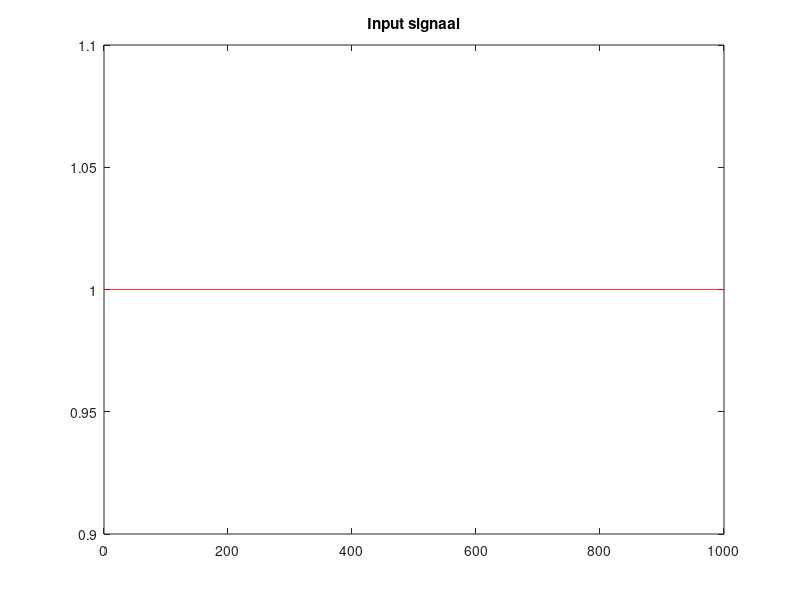

Here is the MATLAB script that generated this plot: (Note: this script raises an error after producing the figure.)
clear variables
close all

%%%%%%%%%%%%%%%%%%%%%%%%%%%%%%%%%%%%%%%%%%%%%%%%%%%
% Initialisatie van het probleem. (bepaal input u).
%%%%%%%%%%%%%%%%%%%%%%%%%%%%%%%%%%%%%%%%%%%%%%%%%%%
F = 20;         % Frequentie
Fs = 1000;      % Sample frequentie
T = 1/Fs;       % Sample periode
L = 1000;       % Lengte van signaal
t = (0:L-1)*T;  % Tijdsvector


% White noise
% sigma_u = 0.5;
% u = randn(1000,1);

% Zero input signal
% u = zeros(1000,1);


% Colored noise
% sigma_u = 0.5;
% u = randn(1000,1);
% u = sigma_u*u;
% [b_butter, a_butter] = butter(4,0.2,'high');
% u = filter(b_butter,a_butter,u);

% Sinus wave
% u = sin(2*pi*F*t');

% Step function
u = ones(1000,1);
%u(1) = 0;

% Impulse function
% u = zeros(1000,1);
% u(1) = 1;



index = u<=3;
u = u(index);
index = u>=-3;
u = u(index);

% Plot input signal
figure();
plot(u,'r');
title('Input signaal');
hold off

%%%%%%%%%%%%%%%%%%%%%%%%%%%%%%%%%%%%%%%%%%%%%%%%%%%
% Experiment + output (y);
%%%%%%%%%%%%%%%%%%%%%%%%%%%%%%%%%%%%%%%%%%%%%%%%%%%
y = exercise2(u);
%poly = spline(u,y);

% figure()
plot(y,'r');
title('Output signaal');
%%%%%%%%%%%%%%%%%%%%%%%%%%%%%%%%%%%%%%%%%%%%%%%%%%%
% Preprocessing
%%%%%%%%%%%%%%%%%%%%%%%%%%%%%%%%%%%%%%%%%%%%%%%%%%%
% Preprocessing stap 1: Verwijderen van delay.
% ir = cra([y,u],20,10,1);
% [~,R,~] = cra([y,u]);
% Preprocessing stap 2: Verwijderen pieken).
y1 = pkshave(y, [25,35], 1);

% Preprocessing stap 3: Verwijderen van trends.
b = ones(1,10)/10;

y2 = filtfilt(b,1,y1);

y = detrend(y2);


figure()
plot(y1,'b');
hold on
plot(y,'r');
legend('pkshave','detrend');
title('Output signaal, gedetrend en pkshaved');


%%%%%%%%%%%%%%%%%%%%%%%%%%%%%%%%%%%%%%%%%%%%%%%%%%%
% Identificeren van model
%%%%%%%%%%%%%%%%%%%%%%%%%%%%%%%%%%%%%%%%%%%%%%%%%%%
% FFT 
Y = fft(y);
P2 = abs(Y/L);
P1 = P2(1:L/2+1);
P1(2:end-1) = 2*P1(2:end-1);
f = Fs*(0:(L/2))/L;

% Plot figure
figure
plot(f,P1)
title('Single-Sided Amplitude Spectrum of X(t)')
xlabel('f (Hz)')
ylabel('|P1(f)|')
xlim([0 100]);
hold off

% Verschillende modellen
sysarx = arx_model(u,y);
sysarmax = armax_model(u,y);
sysoe = oe_model(u,y);
sysbj = bj_model(u,y);

% Kijk na hoe correct deze modellen gefit worden d.m.v. het fit rapport;

arx_fit = sysarx.Report.Fit.FitPercent;
armax_fit = sysarmax.Report.Fit.FitPercent;
oe_fit = sysoe.Report.Fit.FitPercent;
bj_fit = sysbj.Report.Fit.FitPercent;


% Plot de verschillende opties
figure()
bar(1,arx_fit )
hold on
bar(2,armax_fit)
hold on
bar(3,oe_fit)
hold on
bar(4,bj_fit)
title('Verschillende fit opties');
ylabel('Procentuele fitting');
legend('arx', 'armax', 'oe', 'bj');
ylim([0 100]);

save real_problem;
